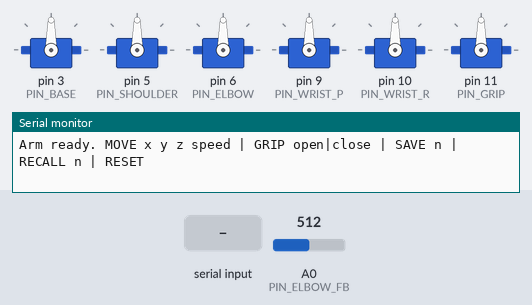
A sketch run on a simulated Arduino Uno, built with avr-gcc and run on an emulated ATmega328P. Parts: 6 × servo, the last lines printed to the serial monitor. The test bench sets the inputs (shaded band); at power-on: A0 (PIN_ELBOW_FB) = 512. EEPROM starts erased.

Above: at 1.2 s.
1.3 s: "MOVE 1\n" received over Serial
At 2.4 s:
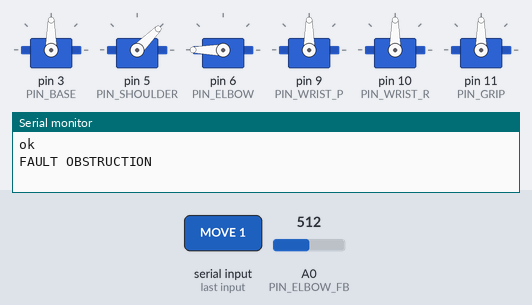
2.8 s: "SAVE 1\n" received over Serial
4.3 s: "RESET\n" received over Serial
Timing chart, 0 to 7.3 s (numbered marks = the images above; inputs shaded):
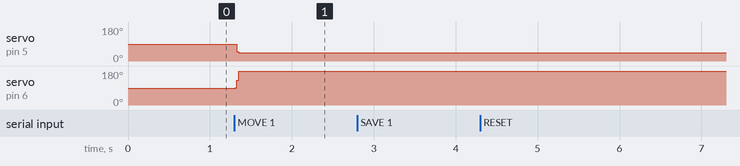

The sketch:

robotic_arm.ino
```cpp
/*
  Six-Axis Robotic Arm with Inverse Kinematics
  ---------------------------------------------
  Solves joint angles from a target (x,y,z), interpolates smoothly toward
  them, queues waypoints from serial, and checks the elbow's feedback
  potentiometer for stall/obstruction detection. Board: Arduino Uno.
*/

#include <Servo.h>
#include <EEPROM.h>

// ---- arm geometry (mm) ----
const float L1 = 105.0; // shoulder-to-elbow
const float L2 = 98.0;  // elbow-to-wrist

// ---- pins ----
const uint8_t PIN_BASE = 3, PIN_SHOULDER = 5, PIN_ELBOW = 6;
const uint8_t PIN_WRIST_P = 9, PIN_WRIST_R = 10, PIN_GRIP = 11;
const uint8_t PIN_ELBOW_FB = A0;

Servo base, shoulder, elbow, wristP, wristR, grip;

float curAngle[6] = {90, 90, 90, 90, 90, 90};   // current commanded angle per joint
float targetAngle[6] = {90, 90, 90, 90, 90, 90};
float degPerStep = 1.0; // set per-move from requested speed

const uint8_t QUEUE_SIZE = 10;
struct Cmd { bool isGrip; float x, y, z; bool open; float speed; };
Cmd queue[QUEUE_SIZE];
uint8_t qHead = 0, qTail = 0, qCount = 0;
bool executing = false;

bool obstructionFault = false;
unsigned long elbowErrorSinceMs = 0;
const float ELBOW_ERROR_THRESHOLD_DEG = 12.0;
const unsigned long ELBOW_FAULT_MS = 300;

void setup() {
  Serial.begin(9600);
  base.attach(PIN_BASE);
  shoulder.attach(PIN_SHOULDER);
  elbow.attach(PIN_ELBOW);
  wristP.attach(PIN_WRIST_P);
  wristR.attach(PIN_WRIST_R);
  grip.attach(PIN_GRIP);
  writeAllServos();
  Serial.println("Arm ready. MOVE x y z speed | GRIP open|close | SAVE n | RECALL n | RESET");
}

void loop() {
  readSerialCommands();
  if (!obstructionFault) {
    stepInterpolation();
    checkElbowFeedback();
  }
}

// ---- inverse kinematics ----
bool solveIK(float x, float y, float z, float out[6]) {
  float baseAngle = atan2(y, x) * 180.0 / PI;

  float r = sqrt(x * x + y * y);
  float reach = sqrt(r * r + z * z);
  if (reach > (L1 + L2)) reach = L1 + L2 - 0.1; // clamp to max reach

  float shoulderElevation = atan2(z, r);
  float cosElbow = (L1 * L1 + L2 * L2 - reach * reach) / (2 * L1 * L2);
  cosElbow = constrain(cosElbow, -1.0, 1.0);
  float elbowAngleRad = acos(cosElbow);

  float cosShoulder = (L1 * L1 + reach * reach - L2 * L2) / (2 * L1 * reach);
  cosShoulder = constrain(cosShoulder, -1.0, 1.0);
  float shoulderAngleRad = shoulderElevation + acos(cosShoulder);

  out[0] = baseAngle + 90;                         // base
  out[1] = shoulderAngleRad * 180.0 / PI;           // shoulder
  out[2] = 180.0 - (elbowAngleRad * 180.0 / PI);    // elbow
  out[3] = 90;                                      // wrist pitch (level, simple default)
  out[4] = 90;                                      // wrist roll (neutral)
  out[5] = curAngle[5];                              // gripper unchanged by a MOVE

  for (uint8_t i = 0; i < 6; i++) {
    if (isnan(out[i])) return false;
    out[i] = constrain(out[i], 0, 180);
  }
  return true;
}

void stepInterpolation() {
  bool allArrived = true;
  for (uint8_t i = 0; i < 6; i++) {
    float diff = targetAngle[i] - curAngle[i];
    if (abs(diff) > 0.5) {
      curAngle[i] += constrain(diff, -degPerStep, degPerStep);
      allArrived = false;
    }
  }
  writeAllServos();

  if (allArrived && executing) {
    executing = false;
    Serial.println("ok");
  }
}

void writeAllServos() {
  base.write((int)curAngle[0]);
  shoulder.write((int)curAngle[1]);
  elbow.write((int)curAngle[2]);
  wristP.write((int)curAngle[3]);
  wristR.write((int)curAngle[4]);
  grip.write((int)curAngle[5]);
}

void checkElbowFeedback() {
  int raw = analogRead(PIN_ELBOW_FB);
  float measuredAngle = map(raw, 0, 1023, 0, 180);
  float error = abs(measuredAngle - curAngle[2]);

  if (error > ELBOW_ERROR_THRESHOLD_DEG) {
    if (elbowErrorSinceMs == 0) elbowErrorSinceMs = millis();
    if (millis() - elbowErrorSinceMs > ELBOW_FAULT_MS) {
      obstructionFault = true;
      Serial.println("FAULT OBSTRUCTION");
    }
  } else {
    elbowErrorSinceMs = 0;
  }
}

// ---- serial command queue ----
void readSerialCommands() {
  if (!Serial.available()) return;
  String line = Serial.readStringUntil('\n');
  line.trim();
  if (line.length() == 0) return;

  if (line.equalsIgnoreCase("RESET")) {
    obstructionFault = false;
    elbowErrorSinceMs = 0;
    Serial.println("Fault cleared.");
    return;
  }
  if (line.startsWith("MOVE")) {
    Cmd c;
    c.isGrip = false;
    parseFloats(line, c.x, c.y, c.z, c.speed);
    enqueue(c);
  } else if (line.startsWith("GRIP")) {
    Cmd c;
    c.isGrip = true;
    c.open = line.indexOf("open") >= 0;
    enqueue(c);
  } else if (line.startsWith("SAVE")) {
    savePose(line.substring(5).toInt());
  } else if (line.startsWith("RECALL")) {
    recallPose(line.substring(7).toInt());
  }
  dispatchIfIdle();
}

void parseFloats(const String &line, float &x, float &y, float &z, float &speed) {
  int p1 = line.indexOf(' ', 5);
  x = line.substring(5, p1).toFloat();
  int p2 = line.indexOf(' ', p1 + 1);
  y = line.substring(p1 + 1, p2).toFloat();
  int p3 = line.indexOf(' ', p2 + 1);
  z = line.substring(p2 + 1, p3).toFloat();
  speed = (p3 > 0) ? line.substring(p3 + 1).toFloat() : 30.0;
}

void enqueue(const Cmd &c) {
  if (qCount >= QUEUE_SIZE) return;
  queue[qTail] = c;
  qTail = (qTail + 1) % QUEUE_SIZE;
  qCount++;
}

void dispatchIfIdle() {
  if (executing || qCount == 0 || obstructionFault) return;
  Cmd c = queue[qHead];
  qHead = (qHead + 1) % QUEUE_SIZE;
  qCount--;

  if (c.isGrip) {
    targetAngle[5] = c.open ? 60 : 150;
  } else {
    float angles[6];
    if (solveIK(c.x, c.y, c.z, angles)) {
      for (uint8_t i = 0; i < 5; i++) targetAngle[i] = angles[i];
      degPerStep = max(0.2f, c.speed / 20.0f); // deg/s -> deg/loop approximation
    }
  }
  executing = true;
}

// ---- EEPROM pose storage (8 slots x 6 floats) ----
void savePose(int slot) {
  if (slot < 0 || slot > 7) return;
  int addr = slot * 6 * sizeof(float);
  for (uint8_t i = 0; i < 6; i++) EEPROM.put(addr + i * sizeof(float), curAngle[i]);
  Serial.print("Saved pose "); Serial.println(slot);
}

void recallPose(int slot) {
  if (slot < 0 || slot > 7) return;
  int addr = slot * 6 * sizeof(float);
  for (uint8_t i = 0; i < 6; i++) EEPROM.get(addr + i * sizeof(float), targetAngle[i]);
  degPerStep = 1.0;
  executing = true;
  Serial.print("Recalling pose "); Serial.println(slot);
}
```

Measured:
- after the input at 1.3 s, servo on pin 5 (PIN_SHOULDER): 90° → 45° at once; servo on pin 6 (PIN_ELBOW): 90° → 180° at once
